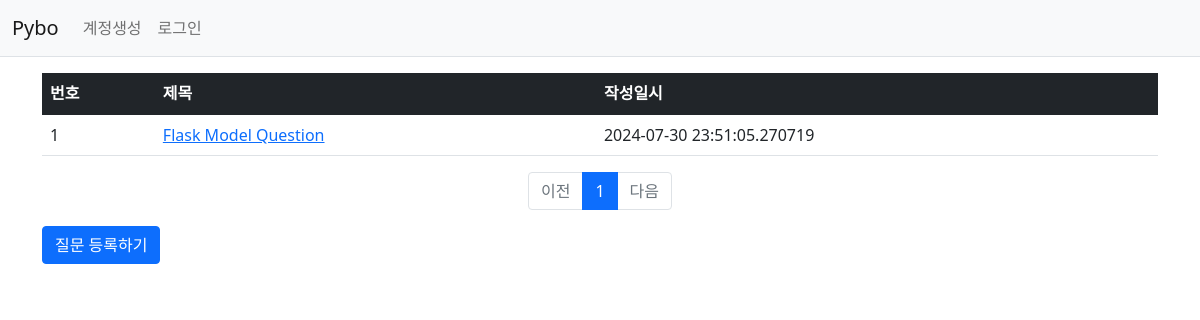
/question/list/, run on an earlier commit of the app's database.
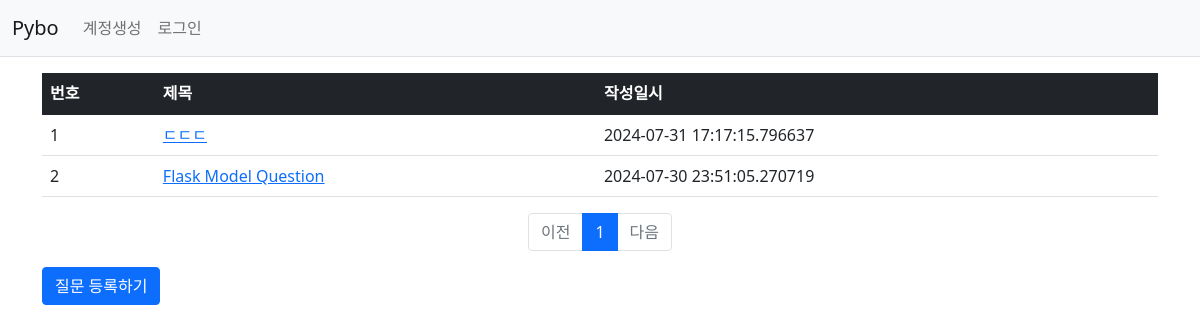
And on a later commit of the database.
### pybo/models.py (models this page shows)
class Question(db.Model):
    id = db.Column(db.Integer, primary_key=True)
    subject = db.Column(db.String(200), nullable=False)
    content = db.Column(db.Text(), nullable=False)
    create_date = db.Column(db.DateTime(), nullable=False)

### pybo/views/question_views.py (the view)
@bp.route('/list/')
def _list():
    page = request.args.get('page', type=int, default=1)
    question_list = Question.query.order_by(Question.create_date.desc())
    question_list = question_list.paginate(page=page, per_page=10)
    return render_template('question/question_list.html', question_list = question_list)

### pybo/views/auth_views.py (called while the page is built)
@bp.before_app_request # 모든 라우팅 함수보다 항상 먼저 실행된다.
def load_logged_in_user():
    user_id = session.get('user_id')
    if user_id is None:
        g.user = None
    else:
        g.user = User.query.get(user_id)

### pybo/templates/question/question_list.html (shortened to what this page needs)
<!DOCTYPE html>
<html lang="en">
<head>
</head>
<body>
    {% include "navbar.html" %}
    <link rel="stylesheet" href="{{ url_for('static', filename='bootstrap.min.css') }}">
    <div class="container my-3">
        <table class="table">
            <thead>
            <tr class="table-dark">
                <th>번호</th>
                <th>제목</th>
                <th>작성일시</th>
            </tr>
            </thead>
            <tbody>
            {% if question_list %}
            {% for question in question_list.items %}
            <tr>
                <td>{{ loop.index }}</td>
                <td>
                    <a href="{{ url_for('question.detail', question_id=question.id) }}">{{ question.subject }}</a>
                </td>
                <td>{{ question.create_date }}</td>
            </tr>
            {% endfor %}
            {% else %}
            <tr>
                <td colspan="3">질문이 없습니다.</td>
            </tr>
            {% endif %}
            </tbody>
        </table>
        <ul class="pagination justify-content-center">
            {% if question_list.has_prev %}
            <li class="page-item">
                <a class="page-link" href="?page={{ question_list.prev_num }}">이전</a>
            </li>
            {% else %}
            <li class="page-item disabled">
                <a class="page-link" tabindex="-1" aria-disabled="true" href="javascript:void(0)">이전</a>
            </li>
            {% endif %}
            {% for page_num in question_list.iter_pages() %}
            {% if page_num %}
            {% if page_num != question_list.page %}
            <li class="page-item">
                <a class="page-link" href="?page={{ page_num }}">{{ page_num }}</a>
            </li>
            {% else %}
            <li class="page-item active" aria-current="page">
                <a class="page-link" href="javascript:void(0)">{{ page_num }}</a>
            </li>
            {% endif %}
            {% else %}
            <li class="disabled">
                <a class="page-link" href="javascript:void(0)">...</a>
            </li>
            {% endif %}
            {% endfor %}
            {% if question_list.has_next %}
            <li class="page-item">
                <a class="page-link" href="?page={{ question_list.next_num }}">다음</a>
            </li>
            {% else %}
            <li class="page-item disabled">
                <a class="page-link" tabindex="-1" aria-disabled="true" href="javascript:void(0)">다음</a>
            </li>
            {% endif %}
        </ul>
        <a href="{{ url_for('question.create') }}" class="btn btn-primary">질문 등록하기</a>
    </div>
</body>
</html>

What changed in the data, as far as the page shows it:
added Question: subject "ㄷㄷㄷ", create_date "2024-07-31 17:17:15.796637"
